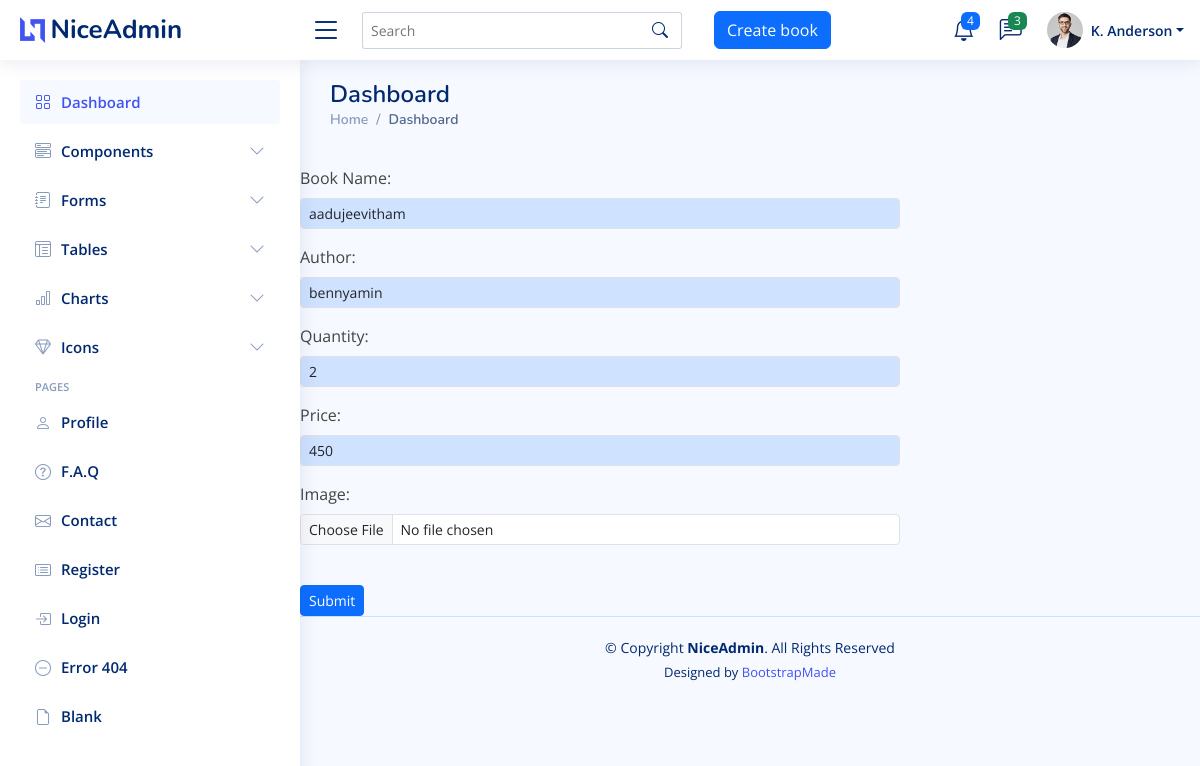
The page /updatebook/2/ on the database its author committed.
### testbookapp/models.py (models this page shows)
class bookprofile(models.Model):
    bookname = models.CharField(max_length=200)
    bookprice = models.IntegerField()
    author = models.CharField(max_length=200, blank=True, null=True)
    bookimage = models.ImageField(upload_to='book_media', null=True, blank=True)
    quantity=models.IntegerField(blank=True, null=True)

### testbookapp/views.py (the view, shortened to what this page needs)
# urls.py: path('updatebook/<int:p_id>/', views.updatebook, name='update'),
def updatebook(request, p_id):
    p = bookprofile.objects.get(id=p_id)
    return render(request, 'admin/updatedetails.html', {'p': p})

### template/admin/updatedetails.html (shortened to what this page needs)
{% extends 'admin/base.html' %}
{% load static %}
{% block content %}
<form action="" method="POST" enctype="multipart/form-data" style="margin-left: auto; margin-right: auto; width: 50%; max-width: 600px;">
    <div class="form-group">
        <label for="bookname">Book Name:</label>
        <input type="text" id="bookname" name="bookname" class="form-control form-control-sm" style="background-color:#cfe2ff;" value="{{p.bookname}}">
    </div>
    <div class="form-group">
        <label for="author">Author:</label>
        <input type="text" id="author" name="author" class="form-control form-control-sm" style="background-color:#cfe2ff;" value="{{p.author}}">
    </div>
    <div class="form-group">
        <label for="quantity">Quantity:</label>
        <input type="text" id="quantity" name="quantity" class="form-control form-control-sm" style="background-color:#cfe2ff;" value="{{p.quantity}}">
    </div>
    <div class="form-group">
        <label for="bookprice">Price:</label>
        <input type="text" id="bookprice" name="bookprice" class="form-control form-control-sm" style="background-color:#cfe2ff;" value="{{p.bookprice}}">
    </div>
    <div class="form-group">
        <label for="bookimage">Image:</label>
        <input type="file" id="bookimage" name="bookimage" class="form-control form-control-sm" value="{{ p.bookimage }}">
    </div>
    <br>
    <div>
       <button type="submit" class="btn btn-primary btn-sm">Submit</button>
    </div>
</form>
{% endblock %}

### static/assets/css/style.css (style rules this page uses)
:root { scroll-behavior: smooth; }
body { font-family: "Open Sans", sans-serif; background: #f6f9ff; color: #444444; }

### rows shown on the page
bookprofile: bookname "aadujeevitham", author "bennyamin", quantity "2", bookprice "450"
